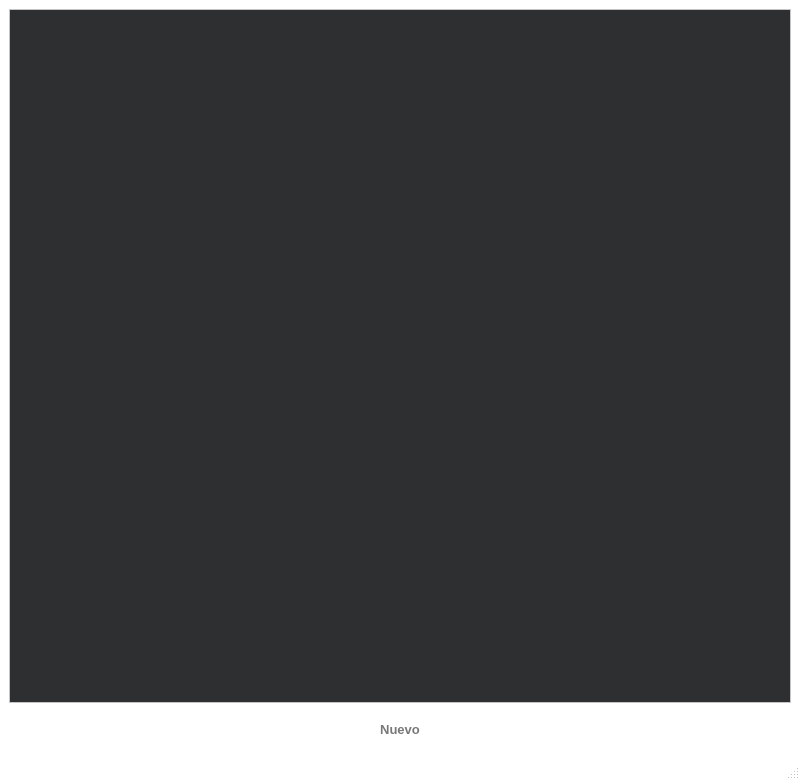
<?xml version="1.0" encoding="UTF-8"?>
<ui version="4.0">
 <class>Screen_Table_Emplazamientos</class>
 <widget class="QMainWindow" name="Screen_Table_Emplazamientos">
  <property name="geometry">
   <rect>
    <x>0</x>
    <y>0</y>
    <width>800</width>
    <height>780</height>
   </rect>
  </property>
  <property name="palette">
   <palette>
    <active>
     <colorrole role="Base">
      <brush brushstyle="SolidPattern">
       <color alpha="255">
        <red>46</red>
        <green>47</green>
        <blue>48</blue>
       </color>
      </brush>
     </colorrole>
     <colorrole role="Window">
      <brush brushstyle="SolidPattern">
       <color alpha="255">
        <red>255</red>
        <green>255</green>
        <blue>255</blue>
       </color>
      </brush>
     </colorrole>
    </active>
    <inactive>
     <colorrole role="Base">
      <brush brushstyle="SolidPattern">
       <color alpha="255">
        <red>46</red>
        <green>47</green>
        <blue>48</blue>
       </color>
      </brush>
     </colorrole>
     <colorrole role="Window">
      <brush brushstyle="SolidPattern">
       <color alpha="255">
        <red>255</red>
        <green>255</green>
        <blue>255</blue>
       </color>
      </brush>
     </colorrole>
    </inactive>
    <disabled>
     <colorrole role="Base">
      <brush brushstyle="SolidPattern">
       <color alpha="255">
        <red>255</red>
        <green>255</green>
        <blue>255</blue>
       </color>
      </brush>
     </colorrole>
     <colorrole role="Window">
      <brush brushstyle="SolidPattern">
       <color alpha="255">
        <red>255</red>
        <green>255</green>
        <blue>255</blue>
       </color>
      </brush>
     </colorrole>
    </disabled>
   </palette>
  </property>
  <property name="windowTitle">
   <string>MainWindow</string>
  </property>
  <widget class="QWidget" name="centralwidget">
   <layout class="QVBoxLayout" name="verticalLayout">
    <item>
     <widget class="QTableView" name="tableView">
      <property name="styleSheet">
       <string notr="true">font: 10pt &quot;Segoe UI&quot;;</string>
      </property>
     </widget>
    </item>
    <item>
     <layout class="QHBoxLayout" name="horizontalLayout">
      <item>
       <spacer name="horizontalSpacer">
        <property name="orientation">
         <enum>Qt::Horizontal</enum>
        </property>
        <property name="sizeHint" stdset="0">
         <size>
          <width>40</width>
          <height>20</height>
         </size>
        </property>
       </spacer>
      </item>
      <item>
       <widget class="QPushButton" name="pb_nueva">
        <property name="minimumSize">
         <size>
          <width>130</width>
          <height>40</height>
         </size>
        </property>
        <property name="maximumSize">
         <size>
          <width>130</width>
          <height>40</height>
         </size>
        </property>
        <property name="font">
         <font>
          <family>Segoe UI</family>
          <pointsize>10</pointsize>
          <weight>75</weight>
          <bold>true</bold>
         </font>
        </property>
        <property name="styleSheet">
         <string notr="true">border-radius: 10px;
color:rgb(120, 120, 120);</string>
        </property>
        <property name="text">
         <string>Nuevo</string>
        </property>
        <property name="icon">
         <iconset resource="assets.qrc">
          <normaloff>:/icons/plus_blue.png</normaloff>:/icons/plus_blue.png</iconset>
        </property>
        <property name="iconSize">
         <size>
          <width>20</width>
          <height>20</height>
         </size>
        </property>
       </widget>
      </item>
      <item>
       <spacer name="horizontalSpacer_2">
        <property name="orientation">
         <enum>Qt::Horizontal</enum>
        </property>
        <property name="sizeHint" stdset="0">
         <size>
          <width>40</width>
          <height>20</height>
         </size>
        </property>
       </spacer>
      </item>
     </layout>
    </item>
   </layout>
  </widget>
  <widget class="QMenuBar" name="menubar">
   <property name="geometry">
    <rect>
     <x>0</x>
     <y>0</y>
     <width>800</width>
     <height>21</height>
    </rect>
   </property>
  </widget>
  <widget class="QStatusBar" name="statusbar"/>
 </widget>
 <resources>
  <include location="assets.qrc"/>
 </resources>
 <connections/>
</ui>
